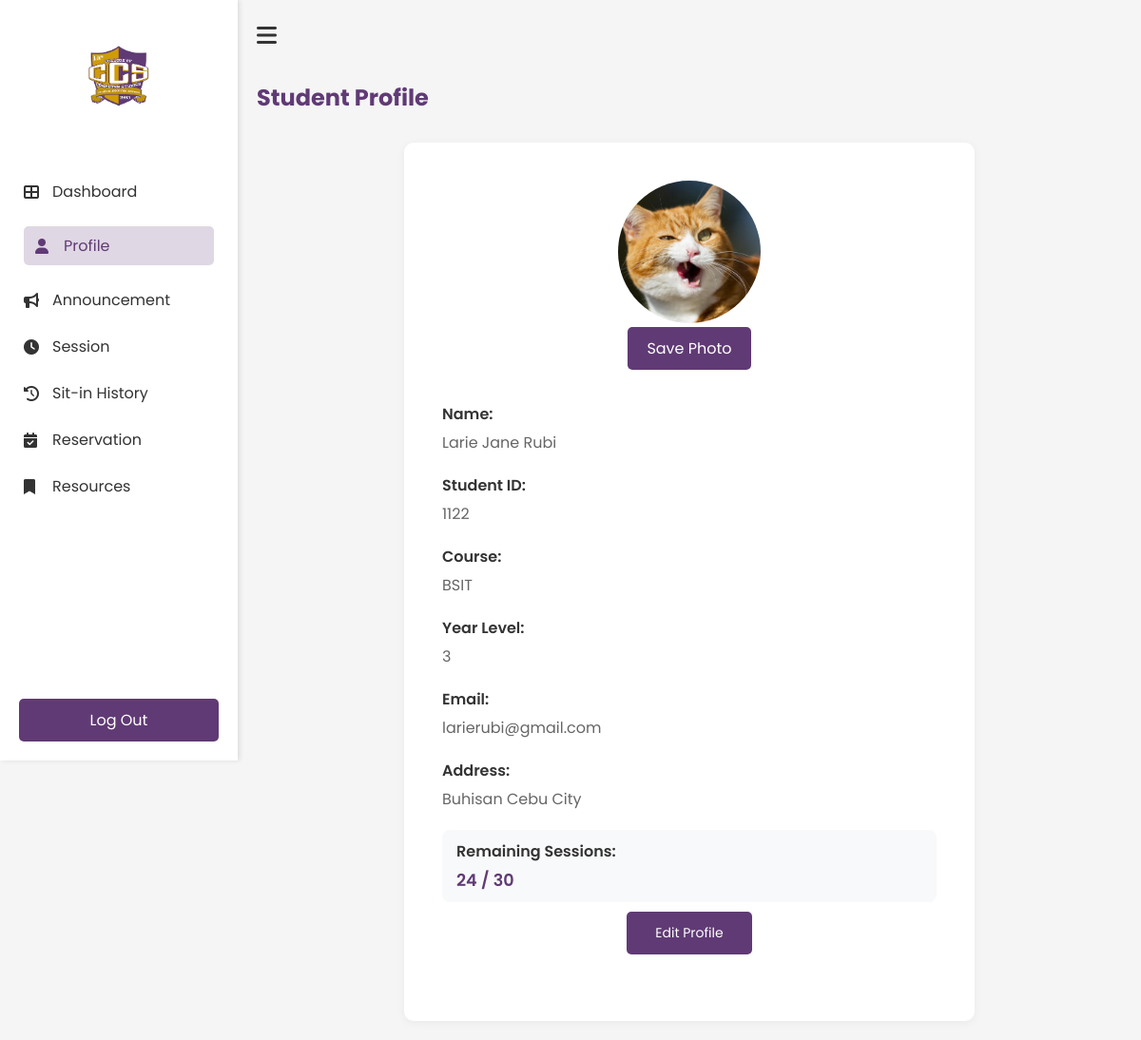
Page /Profile (signed in) on the earlier database version.
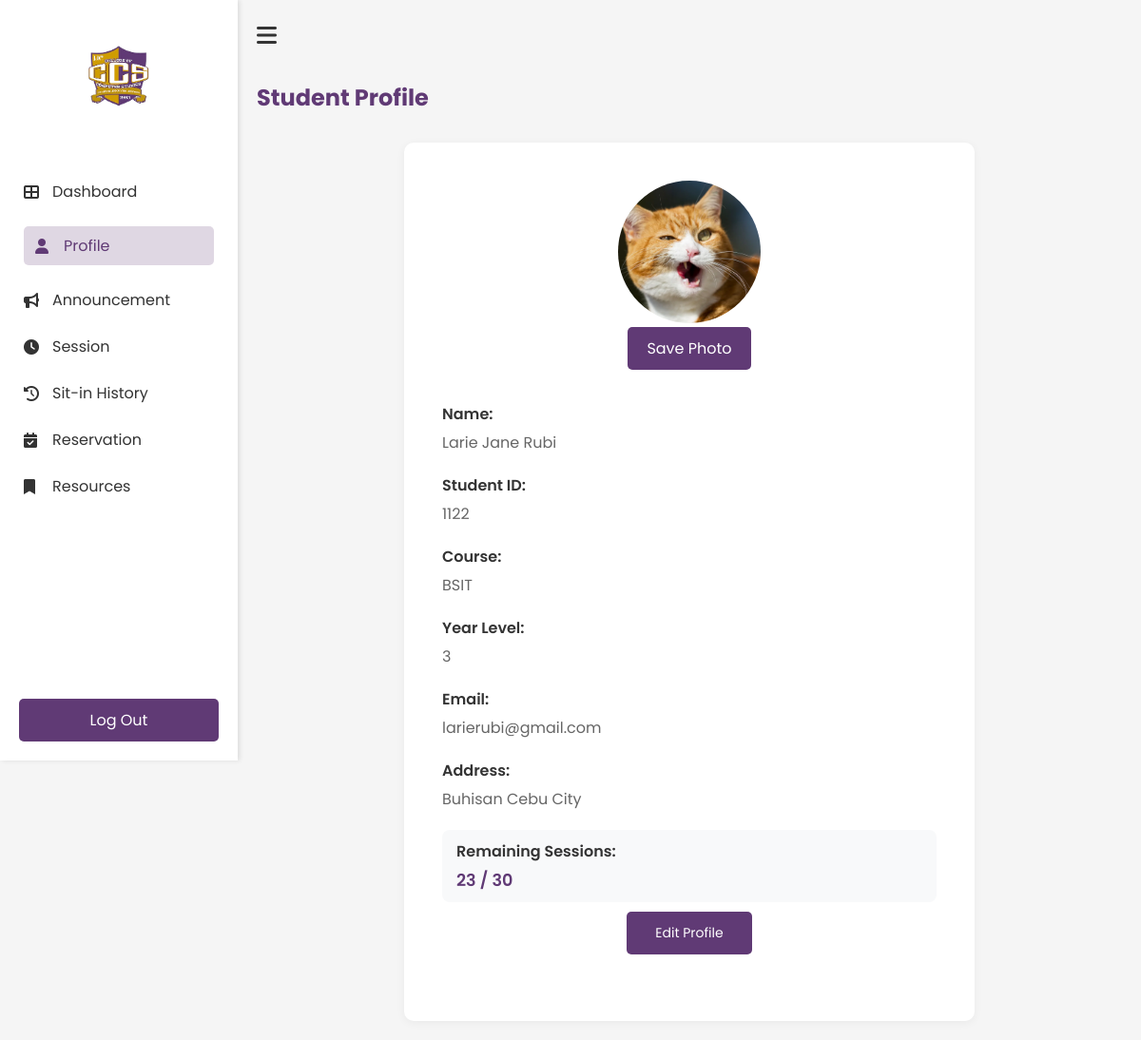
Same page on the later database version.
### tables this page shows
CREATE TABLE users(
idno integer primary key,
lastname text not null,
firstname text not null,
middlename text,
course text not null,
year_level integer not null,
email text unique not null,
username text unique not null,
password text not null, sessions TEXT DEFAULT NULL, address text, photo text, points INTEGER DEFAULT 0, remaining_sessions INTEGER DEFAULT 0);

### app.py (the view, shortened to what this page needs)
@app.route('/Profile', methods=['GET', 'POST'])
def Profile():
    if 'username' not in session:
        return redirect(url_for('login'))
    user_profile = get_user_profile(session['student_id'])
    return render_template('student/profile.html', user=user_profile)

### templates/student/profile.html (shortened to what the changed rows need)
<!DOCTYPE html>
<html lang="en">
    <head>
        <link rel="stylesheet" href="{{ url_for('static', filename='student/profile.css') }}">
        <link rel="stylesheet" href="https://cdnjs.cloudflare.com/ajax/libs/font-awesome/6.0.0-beta3/css/all.min.css">
    </head>
    <body>
        <div class="profile-container">
            <main class="main-content">
                <h1>Student Profile</h1>
                <div class="profile-card">
                    <div class="profile-image">
                        <form action="{{ url_for('save_photo') }}" method="POST" enctype="multipart/form-data" id="photo-form">
                            <div class="profile-image-upload">
                                <img src="{{ url_for('static', filename='uploads/' + user[9]) if user[9] else url_for('static', filename='images/default.png') }}"
                                     alt="Profile Photo"
                                     class="round-circle"
                                     id="preview-image">
                            </div>
                        </form>
                    </div>
                    <div class="profile-info">
                        <div class="info-item">
                            <p class="label">Name: </p>
                            <p class="value">{{ user[2] }} {{ user[3] }} {{ user[1] }}</p>
                        </div>
                        <div class="info-item">
                            <p class="label">Student ID: </p>
                            <p class="value">{{ user[0] }}</p>
                        </div>
                        <div class="info-item">
                            <p class="label">Course:</p>
                            <p class="value">{{ user[4] }}</p>
                        </div>
                        <div class="info-item">
                            <p class="label">Year Level: </p>
                            <p class="value">{{ user[5] }}</p>
                        </div>
                        <div class="info-item">
                            <p class="label">Email: </p>
                            <p class="value">{{ user[6] }}</p>
                        </div>
                        <div class="info-item">
                            <p class="label">Address: </p>
                            <p class="value">{{ user[7] if user[7] else 'No address provided' }}</p>
                        </div>
                        <div class="info-item sessions-info">
                            <p class="label">Remaining Sessions: </p>
                            <p class="value">{{ user[8] }} / 30</p>
                        </div>
                    </div>
                </div>
            </main>
        </div>
    </body>
</html>

Differences in the rows shown:
changed users "Larie Jane": sessions "24" → "23"
